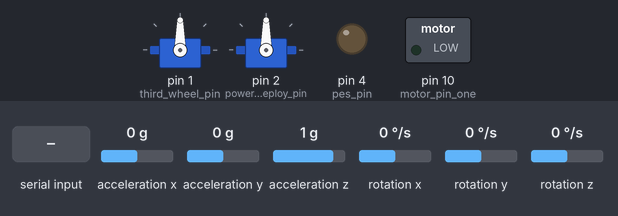
Bench run of a sketch on a simulated Arduino Uno, built with avr-gcc and run on an emulated ATmega328P. On the bench: 2 × servo, switched loads named in the sketch (green lamp = pin HIGH), output pins drawn as LEDs (lit = HIGH). Inputs (shaded band) come from the test bench; at power-on: acceleration x 0 g, acceleration y 0 g, acceleration z 1 g, rotation x 0 °/s, rotation y 0 °/s, rotation z 0 °/s. The GPS gets a fix after 3 s at 37.7749, -122.4194 with 8 satellites; what the sketch prints to the serial monitor is not drawn.

Above: at 2.2 s.
2.3 s: "r" received over the second serial link
At 3.5 s:
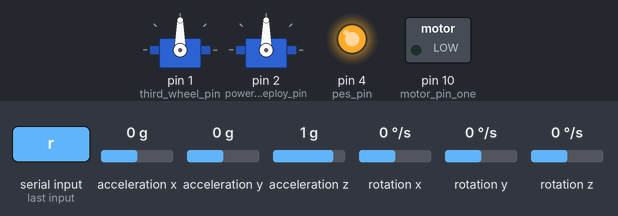
At 6.0 s:
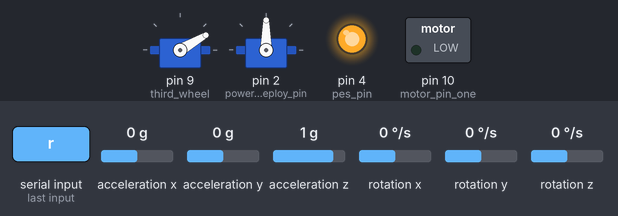
Timing chart, 0 to 39.3 s (numbered marks = the images above; inputs shaded):
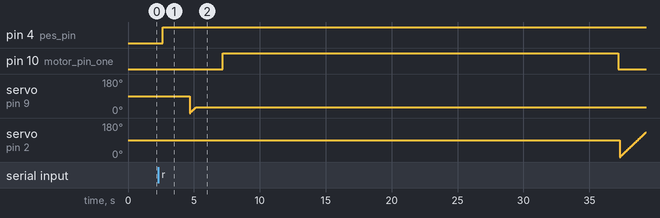

The sketch:

FullScaleCode.ino
```cpp
// Code complied by Tyler Kosakowski
// Contributers Karl Swanson, Gavin Chardler
// NASA Student Launch 2018 Northeastern University

// Libraries
#include <Servo.h>
#include <I2Cdev.h>
#include <MPU6050.h>
#include <Wire.h>
#include <SoftwareSerial.h>
#include <Adafruit_GPS.h>

// STR for testing XBEE
char str;

//Starts the acceleratomoter and gyro device
MPU6050 accelgyro;
int16_t ax, ay, az;
#define OUTPUT_READABLE_ACCELGYRO

//Number of samples for the power flowerometer
#define NUM_SAMPLES 10

// Power Flower variables
int sum = 0;                    // sum of samples taken
unsigned char sample_count = 0; // current sample number
float voltage = 0.0;            // calculated voltage

// Gps and Xbee serial pin definitions
const int gps_rx = 2;
const int gps_tx = 3;
const int xbee_rx = A0;
const int xbee_tx = A1;

// Pin assignments for the two servos
// Make sure these are PWM capable pins when updated
const int third_wheel_pin = 1;
const int power_deploy_pin = 2;

// Pin assignment for the motor control pin
const int motor_pin_one = 10;
// If needed a second motor control pin
//const int motor_pin_two = 11;

// PES Deploy Pin
const int pes_pin = 4;

// Create the servo objects
Servo third_wheel;
Servo power_deploy;

// Cerate the serial objects for the gps and the xbee radio
SoftwareSerial gps_serial(gps_rx, gps_tx);
SoftwareSerial xbee_serial(xbee_rx, xbee_tx);

Adafruit_GPS GPS(&gps_serial);
// Set GPSECHO to 'false' to turn off echoing the GPS data to the Serial console
#define GPSECHO false

// this keeps track of whether we're using the interrupt
// off by default!
boolean usingInterrupt = false;
void useInterrupt(boolean);

uint32_t timer = millis();

boolean launch_mode = true;
boolean rover_mode = false;
boolean standby_mode = false;

void setup() {

    // start Serial Connection
    Serial.begin(4800);

    // starts the wire object
    Wire.begin();

    // starts the xbee radio object on the 9600 baud rate
    xbee_serial.begin(9600);

    // intilizes the accelerometer gyro object
    accelgyro.initialize();

    // sets the motor control pin to output mode
    pinMode(motor_pin_one, OUTPUT);

    // sets the ejection system pin to output mode
    pinMode(pes_pin, OUTPUT);

    // attaches the third wheel servo to the correct pin
    third_wheel.attach(third_wheel_pin);

    // attaches the power flower servo to the correct pin
    power_deploy.attach(power_deploy_pin);

    // starts the GPS serial object at the 9600 baud rate
    //GPS.begin(9600);

    // Set the update rate of the GPS
    GPS.sendCommand(PMTK_SET_NMEA_UPDATE_1HZ);   // 1 Hz update rate

    // Interrupt goes off every 1 millisecond
    useInterrupt(true);

    // waits after initilization to start running the program
    delay(1000);

}

void loop() {

    // Sends a single packet
    transmit_packet();

    // Reads the input from the xbee
    str = xbee_serial.read();

    // retransmits this string
    Serial.println(str);

    // Conditionals for different activation states

     // r begins the roving process
    if (str == 'r'){
      // Uncomment these for testing
      // digitalWrite(motor_pin_one, HIGH);
      // Serial.println("Relay Activated");

      // switches into rover mode
      launch_mode = false;
      rover_mode = true;

      // sends a signal to confirm rover deployment begun

      xbee_serial.println("Deploy Start");

      // calls the drive rover function
      drive_rover();
    }
    if (str == 'd'){
      digitalWrite(motor_pin_one, LOW);
      Serial.println("Relay Deactivated");
    }
  delay(300);
}

// Retrieves the sensor data when called
void get_sensor_data() {
    // Retrieves the acceleration values
    accelgyro.getAcceleration(&ax, &ay, &az);

    // Finds the voltage across the solar panels
    // only operates when in rover or standby modes

    if (rover_mode || standby_mode){
        voltage = 0;
        // take a number of analog samples and add them up
        while (sample_count < NUM_SAMPLES) {
           sum += analogRead(A2);
           sample_count++;
            delay(10);
        }
        // calculate the voltage
        // use 5.0 for a 5.0V ADC reference voltage
        voltage = ((float)sum / (float)NUM_SAMPLES * 5.015) / 1024.0;
        // voltage multiplied by 11 when using voltage divider that
        // divides by 11. 11.132 is the calibrated voltage divide
        // value
        voltage = (voltage * 11);
        sample_count = 0;
        sum = 0;
    }
}

//Transmitts a packet when called
void transmit_packet() {
  // get accel values
  accelgyro.getAcceleration(&ax, &ay, &az);

  if (xbee_serial.available()){
    // Acceleration data
    xbee_serial.print("|X: ");
    xbee_serial.print(ax);
    xbee_serial.print("|Y: ");
    xbee_serial.print(ay);
    xbee_serial.print("|Z: ");
    xbee_serial.println(az);

    if(launch_mode || standby_mode){
        // Transmits the current gps values
        get_gps_values();
    }
  }
}


// Operates the driving of the rover
void drive_rover() {

    // Calls the deployment function
    deploy_rover();

    // turns on the motors by activating the relay
    digitalWrite(motor_pin_one, HIGH);

    xbee_serial.println("Roving begun !");

    // this will need to be experimentaly dervied
    delay(30000);

    // After the roving turn the motors off by setting the pin low
    digitalWrite(motor_pin_one, LOW);

    xbee_serial.println("Roving completed!");

    //get_sensor_data();
    delay(100);

    // Deploys the power flower
    deploy_power_flower();
    delay(500);


}

// Deploys the rover from the rocket
void deploy_rover() {

    xbee_serial.println("Deployment Begun");

    digitalWrite(pes_pin, HIGH);

    // These delay values will need to be dervied from testing
    delay(1000);
    transmit_packet();
    delay(1000);
    transmit_packet();

    // After the deployment has finished deploy the thrid wheel
    deploy_third_wheel();

    xbee_serial.println("Deployment Complete !");
}

// deploys the power flower after the rover has moved the correct distance
void deploy_power_flower() {
    // Holds the temporary position of the power flower
    int pos_power = 0;

    for (pos_power = 0; pos_power <= 270; pos_power += 1) { // goes from 0 degrees to 270 degrees
      // in steps of ~1 degree
      power_deploy.write(pos_power);              // tell servo to go to position in variable 'pos_power'
      delay(15);                       // waits 15ms for the servo to reach the position
    }

}

// Third Wheel deployment code
// I don't know why it works but it does so don't touch it
void deploy_third_wheel() {

    int pos_third = 0;

    third_wheel.attach(9);

    third_wheel.write(90);

    for (pos_third = 0; pos_third <= 30; pos_third += 1) {
      // in steps of 1 degree
      third_wheel.write(pos_third);              // tell servo to go to position in variable 'pos'
      delay(15);                       // waits 15ms for the servo to reach the position
    }

    delay (2000);


}

// The stuff below is a bunch of GPS control functions that i'm not sure how they work
// I might try to reduce the size of these later if time allows

SIGNAL(TIMER0_COMPA_vect) {
  char c = GPS.read();
  // if you want to debug, this is a good time to do it!
#ifdef UDR0
  if (GPSECHO)
    if (c) UDR0 = c;
    // writing direct to UDR0 is much much faster than Serial.print
    // but only one character can be written at a time.
#endif
}

void useInterrupt(boolean v) {
  if (v) {
    // Timer0 is already used for millis() - we'll just interrupt somewhere
    // in the middle and call the "Compare A" function above
    OCR0A = 0xAF;
    TIMSK0 |= _BV(OCIE0A);
    usingInterrupt = true;
  } else {
    // do not call the interrupt function COMPA anymore
    TIMSK0 &= ~_BV(OCIE0A);
    usingInterrupt = false;
  }
}

void get_gps_values()
{
    // in case you are not using the interrupt above, you'll
  // need to 'hand query' the GPS, not suggested :(
  if (! usingInterrupt) {
    // read data from the GPS in the 'main loop'
    char c = GPS.read();
    // if you want to debug, this is a good time to do it!
    if (GPSECHO)
      if (c) Serial.print(c);
  }

  // if a sentence is received, we can check the checksum, parse it...
  if (GPS.newNMEAreceived()) {
    // a tricky thing here is if we print the NMEA sentence, or data
    // we end up not listening and catching other sentences!
    // so be very wary if using OUTPUT_ALLDATA and trytng to print out data
    //Serial.println(GPS.lastNMEA());   // this also sets the newNMEAreceived() flag to false

    if (!GPS.parse(GPS.lastNMEA()))   // this also sets the newNMEAreceived() flag to false
      return;  // we can fail to parse a sentence in which case we should just wait for another
  }

  // if millis() or timer wraps around, we'll just reset it
  if (timer > millis())  timer = millis();

  // approximately every .5 seconds or so, print out the current stats
  if (millis() - timer > 500) {
    timer = millis(); // reset the timer

    //Serial.print("Fix: "); Serial.print((int)GPS.fix);
    //Serial.print(" quality: "); Serial.println((int)GPS.fixquality);

    if (GPS.fix) {
      Serial.print(GPS.latitudeDegrees, 4);
      Serial.print(", ");
      Serial.println(GPS.longitudeDegrees, 4);
      xbee_serial.print("GPS: ");
      xbee_serial.print(GPS.latitudeDegrees, 4);
      xbee_serial.print(", ");
      xbee_serial.print(GPS.latitudeDegrees, 4);
    }else{
      Serial.print("No Fix");
      xbee_serial.print("GPS: NO FIX");
    }
  }
}
```

Measured:
- after the input at 2.3 s, pin 4 (pes_pin): LOW → HIGH after 0.34 s; pin 10 (motor_pin_one): LOW → HIGH after 4.9 s, → LOW 30.0 s later
